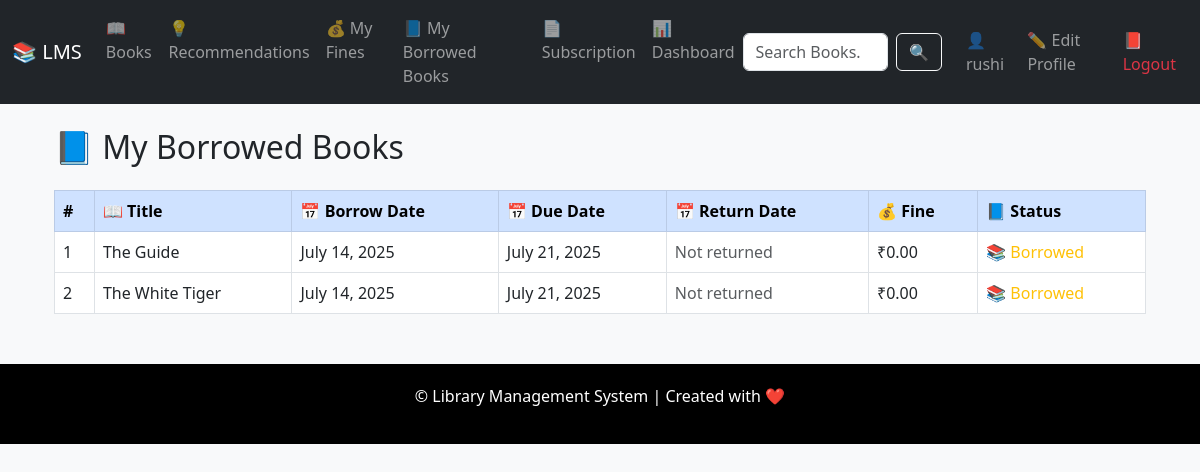
Page /books/my-borrowed-books/ (signed in) on the committed database.
### books/models.py (models this page shows, shortened)
class BorrowRecord(models.Model):
    student = models.ForeignKey(Student, on_delete=models.CASCADE)  # कोणत्या विद्यार्थ्याने घेतलं
    book_copy = models.ForeignKey(BookCopy, on_delete=models.CASCADE)  # कोणती कॉपी घेतली
    borrow_date = models.DateField(auto_now_add=True)  # जेव्हा घेतलं
    due_date = models.DateField()  # परत करण्याची शेवटची तारीख
    return_date = models.DateField(null=True, blank=True)  # परत केलं का?

class BookCopy(models.Model):
    STATUS_CHOICES = [
        ('available', 'Available'),
        ('borrowed', 'Borrowed'),
        ('lost', 'Lost'),
        ('damaged', 'Damaged'),
    ]
    book = models.ForeignKey(Book, on_delete=models.CASCADE)  # पुस्तक संदर्भ
    status = models.CharField(max_length=10, choices=STATUS_CHOICES, default='available')  # स्टेटस
    copy_id = models.CharField(max_length=30, unique=True, default='default_copy')  # ✅ Unique ID for each copy
    library_location = models.CharField(max_length=100, default='Main Branch')  # कोणत्या शाखेत आहे?

class Book(models.Model):
    title = models.CharField(max_length=200)  # पुस्तकाचं नाव
    authors = models.ManyToManyField(Author)  # लेखकांची यादी
    isbn = models.CharField(max_length=13, unique=True)  # Unique ISBN
    category = models.ForeignKey(Category, on_delete=models.SET_NULL, null=True)
    description = models.TextField()  # पुस्तकाची माहिती
    published_date = models.DateField()  # प्रकाशन तारीख
    recommended = models.BooleanField(default=False)  # शिफारसीत पुस्तक?
    allowed_in_plans = models.ManyToManyField(SubscriptionPlan, blank=True)  # कोणत्या योजना या पुस्तकाला परवानगी देतात

### books/views.py (the view)
# urls.py: path('my-borrowed-books/', MyBorrowedBooksView.as_view(), name='my_borrowed_books'),
class MyBorrowedBooksView(LoginRequiredMixin, View):
    def get(self, request):
        user_profile = get_object_or_404(UserProfile, user=request.user)
        student = get_object_or_404(Student, user_profile=user_profile)
        borrow_records = BorrowRecord.objects.filter(student=student, return_date__isnull=True)
        return render(request, 'books/my_borrowed_books.html', {
            'borrow_records': borrow_records
        })

### templates/books/my_borrowed_books.html
{% extends 'base.html' %}
{% load static %}
{% block content %}
<div class="container mt-4">
    <h2 class="mb-4">📘 My Borrowed Books</h2>
    {% if borrow_records %}
        <table class="table table-bordered table-hover">
            <thead class="table-primary">
                <tr>
                    <th>#</th>
                    <th>📖 Title</th>
                    <th>📅 Borrow Date</th>
                    <th>📅 Due Date</th>
                    <th>📅 Return Date</th>
                    <th>💰 Fine</th>
                    <th>📘 Status</th>
                </tr>
            </thead>
            <tbody>
                {% for record in borrow_records %}
                <tr>
                    <td>{{ forloop.counter }}</td>
                    <td>{{ record.book_copy.book.title }}</td>
                    <td>{{ record.borrow_date }}</td>
                    <td>{{ record.due_date }}</td>
                    <td>
                        {% if record.return_date %}
                            {{ record.return_date }}
                        {% else %}
                            <span class="text-muted">Not returned</span>
                        {% endif %}
                    </td>
                    <td>
                        {% if record.book_fine %}
                            ₹{{ record.book_fine.amount }}
                            {% if record.book_fine.paid %}
                                <span class="badge bg-success">Paid</span>
                            {% else %}
                                <span class="badge bg-danger">Unpaid</span>
                            {% endif %}
                        {% else %}
                            ₹0.00
                        {% endif %}
                    </td>
                    <td>
                        {% if record.return_date %}
                            <span class="text-success">✅ Returned</span>
                        {% else %}
                            <span class="text-warning">📚 Borrowed</span>
                        {% endif %}
                    </td>
                </tr>
                {% endfor %}
            </tbody>
        </table>
    {% else %}
        <div class="alert alert-info text-center">
            ℹ️ You have not borrowed any books yet.
        </div>
    {% endif %}
</div>
{% endblock %}

### templates/base.html (shortened to what this page needs)
<!DOCTYPE html>
<html>
<head>
  <link href="https://cdn.jsdelivr.net/npm/bootstrap@5.3.0/dist/css/bootstrap.min.css" rel="stylesheet">
</head>
<body>
<nav class="navbar navbar-expand-lg navbar-dark bg-dark">
  <div class="container-fluid">
    <a class="navbar-brand" href="/">📚 LMS</a>
    <div class="collapse navbar-collapse" id="navbarNav">
      <ul class="navbar-nav me-auto mb-2 mb-lg-0">
        <li class="nav-item"><a class="nav-link" href="{% url 'books:book_list' %}">📖 Books</a></li>
        <li class="nav-item"><a class="nav-link" href="{% url 'books:book_recommendation' %}">💡 Recommendations</a></li>
        <li class="nav-item"><a class="nav-link" href="{% url 'books:my_fines' %}">💰 My Fines</a></li>
        <li class="nav-item"><a class="nav-link" href="{% url 'books:my_borrowed_books' %}">📘 My Borrowed Books</a></li>
        <li class="nav-item"><a class="nav-link" href="{% url 'subscription:select_plan' %}">📄 Subscription</a></li>
        {% if user.is_authenticated %}
          <li class="nav-item"><a class="nav-link" href="{% url 'books:user_dashboard' %}">📊 Dashboard</a></li>
        {% endif %}
      </ul>
      <form class="d-flex search-form" role="search" method="get" action="{% url 'books:search_books' %}">
        <input class="form-control me-2" type="search" name="q" placeholder="Search Books..." aria-label="Search">
        <button class="btn btn-outline-light" type="submit">🔍</button>
      </form>
      <ul class="navbar-nav ms-3">
        {% if user.is_authenticated %}
          <li class="nav-item">
            <a class="nav-link" href="{% url 'iam:profile' %}">👤 {{ user.username }}</a>
          </li>
          <li class="nav-item">
            <a class="nav-link" href="{% url 'iam:edit_profile' %}">✏️ Edit Profile</a>
          </li>
          <li class="nav-item">
            <a class="nav-link text-danger" href="{% url 'iam:logout' %}">📕 Logout</a>
          </li>
        {% endif %}
      </ul>
    </div>
  </div>
</nav>
<div class="container my-4">
  {% block content %}{% endblock %}
</div>
<footer>
  <p>&copy; {{ now|date:"Y" }} Library Management System | Created with ❤️</p>
</footer>
</body>
</html>

### templates/base.html (style rules this page uses)
body { background-color: #f8f9fa; }
footer { margin-top: 50px; padding: 20px 0; background-color:black; color: white; text-align: center; }
.search-form input { max-width: 200px; }

### rows in the picture
BorrowRecord: book_copy.book "The Guide", borrow_date "July 14, 2025", due_date "July 21, 2025", shows "Not returned", shows "₹0.00", shows "📚 Borrowed"
BorrowRecord: book_copy.book "The White Tiger", borrow_date "July 14, 2025", due_date "July 21, 2025", shows "Not returned", shows "₹0.00", shows "📚 Borrowed"

### other values in the picture
{{ user.username }} "rushi"
